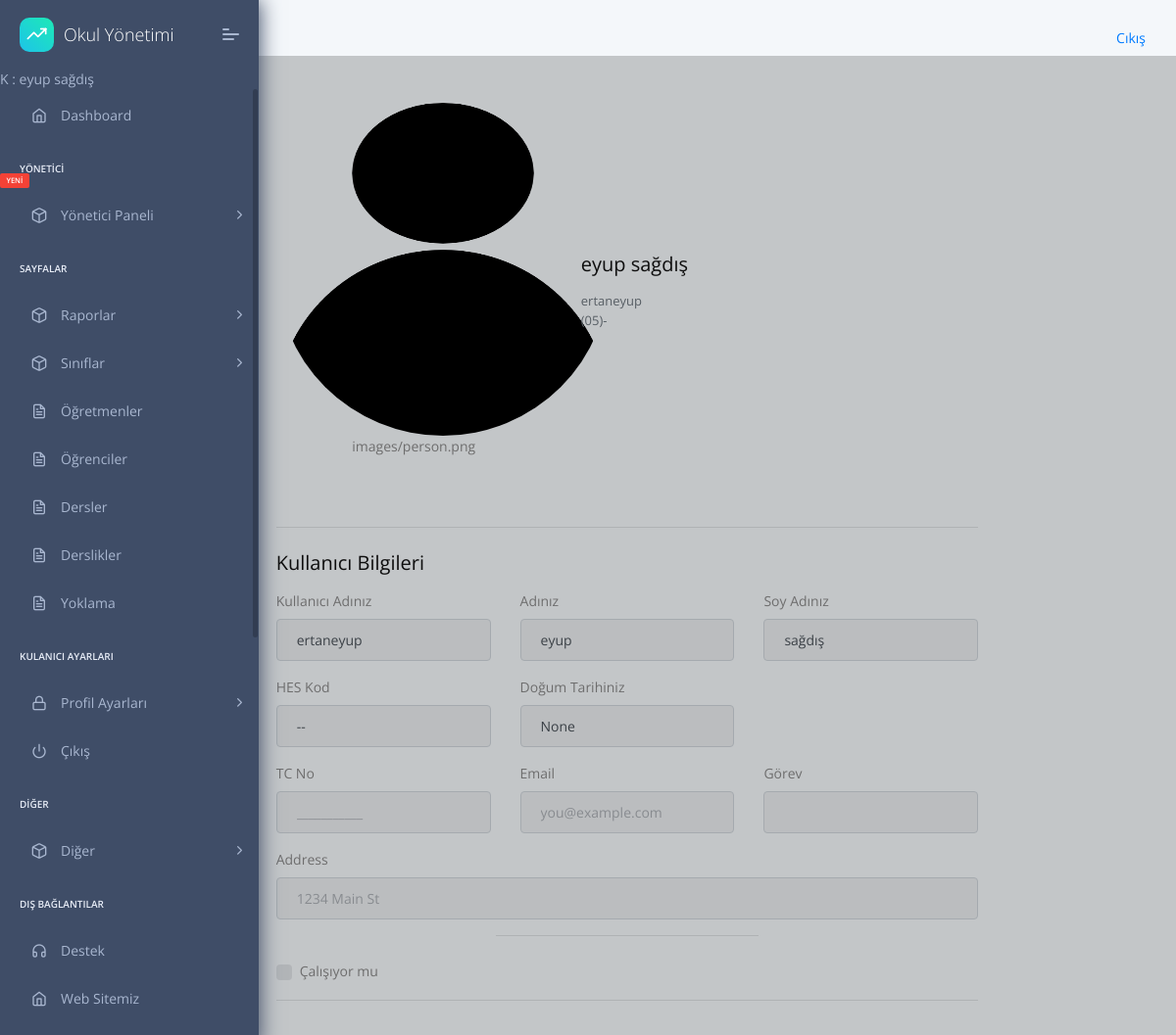
/view/7 (signed in), run on the app's committed database.
### apps/home/models.py (models this page shows, shortened)
class Profil(models.Model):
    user=models.OneToOneField(User,on_delete=models.CASCADE,related_name="user")
    TC=models.CharField(max_length=11,unique=True,validators=[validateEven],blank=True,null=True)# regex eklenecek, validasyon yapilacak
    image=models.ImageField(upload_to="images/ogretmenler/",blank=True,null=True,default='images/person.png')
    job=models.ForeignKey(JobsTable,on_delete=models.CASCADE,unique=False,blank=True,null=True)
    phone=models.CharField(validators=[validatePhone], max_length=17, blank=True,default="05",null=True,unique=False) # regex eklenecek, validasyon yapilacak
    adress=models.TextField(max_length=100,unique=False,blank=True,null=True)
    isWorking=models.BooleanField(default=True,unique=False,blank=True,null=True)
    HESCode=models.CharField(max_length=12,unique=True,validators=[validateHesCode],blank=True,null=True)
    birthdate=models.DateField(("Doğum Tarihiniz"), auto_now=False, auto_now_add=False,unique=False,blank=True,null=True)
    sexualChoice=(('Kız','Kız'),
              ('Erkek','Erkek'),
              ('Diger','Diğer'),
    )
    gender=CharField(max_length=10 ,choices=sexualChoice,unique=False,blank=True,null=True)

### apps/home/views.py (the view)
# urls.py: path('view/<int:pk>', views.profilView, name='users-view'),
@login_required(login_url="/login/")
def profilView(request,pk=None):
    detail = Profil.objects.get(id=pk)
    context={
        'detail':detail,
        'media_url':settings.MEDIA_URL
        }
    return render(request, "home/profilView.html", context)

### apps/templates/home/profilView.html (shortened to what this page needs)
{% extends "layouts/base.html" %}
{% block content %}
<div class="container">
    <div class="row justify-content-center">
        <div class="col-12 col-lg-10 col-xl-8 mx-auto">
            <div class="my-4">
                <form method="POST">
                    <div class="row mt-5 align-items-center">
                        <div class="col-md-5 text-center mb-5">
                            <div class="avatar avatar-xl">
                                <img src="{{detail.image.url}}" alt="..." class="avatar-img rounded-circle" width="340" height="340"/>
                                {{detail.image}}
                            </div>
                        </div>
                        <div class="col">
                            <div class="row align-items-center">
                                <div class="col-md-7">
                                    <h4 class="mb-1">{{detail.user.first_name}} {{detail.user.last_name}}</h4>
                                </div>
                            </div>
                            <div class="row mb-4">
                                <div class="col">
                                    <p class="small mb-0 text-muted">{{detail.user.username}}</p>
                                    <p class="small mb-0 text-muted">{{detail.phone}}</p>
                                </div>
                            </div>
                        </div>
                    </div>
                    <hr class="my-4" />
                    <div class="row">
                        <div class="col-md-12 order-md-1">
                          <h4 class="mb-3">Kullanıcı Bilgileri   </h4>
                          <form class="needs-validation" novalidate="" action="POST">
                            <div class="row">
                                <div class="col-md-4 mb-3">
                                    <label for="username">Kullanıcı Adınız</label>
                                    <div class="input-group">
                                      <input readonly type="text" class="form-control" id="username" placeholder="Username" required="" value={{detail.user.username}}>
                                    </div>
                                  </div>
                                <div class="col-md-4 mb-3">
                                <label for="firstName">Adınız</label>
                                <input readonly type="text" class="form-control" id="firstName" placeholder="" value="{{detail.user.first_name}}" required="">
                              </div>
                              <div class="col-md-4 mb-3">
                                <label for="lastName">Soy Adınız</label>
                                <input  readonly type="text" class="form-control" id="lastName" placeholder="" value="{{detail.user.last_name}}" required="">
                              </div>
                            </div>
                            <div class="row">
                              <div class="col-md-4 mb-3">
                                <label for="hescode">HES Kod</label>
                                <input readonly type="text" class="form-control" id="hescode" placeholder="____-____-_" value="{{detail.HESCode}}" required="">
                              </div>
                              <div class="col-md-4 mb-3">
                                <label readonly for="birthday">Doğum Tarihiniz</label>
                                <div class="input-group">
                                  <input readonly type="text" class="form-control" id="Test_DatetimeLocal" placeholder="Doğum Tarihiniz" required="" value="{{detail.birthdate}}">
                                </div>
                              </div>
                            </div>
                            <div class="row">
                                <div class="col-md-4 mb-3">
                                    <label for="TCnumber">TC No</label>
                                    <input readonly type="password" class="form-control" id="TCnumber" placeholder="___________" value="{{detail.TC}}" required="">
                                  </div>
                            <div class="col-md-4 mb-3">
                              <label for="email">Email </label>
                              <input readonly type="email" class="form-control" id="email" placeholder="you@example.com" value={{detail.user.email}}>
                            </div>
                            <div class="col-md-4  mb-3">
                              <label for="job">Görev</label>
                                <input readonly type="text" class="form-control" id="job" placeholder="" value={{detail.job.name}}>
                            </div>
                          </div>
                            <div class="mb-3">
                              <label for="address">Address</label>
                              <input readonly type="text" class="form-control" id="address" placeholder="1234 Main St" required="" value={{detail.adress}}>
                            </div>
                            <hr class="col-md-4 mb-4">
                            <div class="custom-control custom-checkbox">
                              <label class="custom-control-label" for="isWorking">Çalışıyor mu </label>
                            </div>
                            <hr class="mb-4">
                          </form>
                        </div>
                      </div>
                </form>
            </div>
        </div>
    </div>
    </div>
    {% endblock content %}

### apps/templates/includes/sidebar.html (shortened to what this page needs)
     <nav class="pcoded-navbar">
        <div class="navbar-wrapper">
            <div class="navbar-brand header-logo">
                <a target="_blank"
                href="#"
                   class="b-brand">
                    <div class="b-bg">
                        <i class="feather icon-trending-up"></i>
                    </div>
                    <span class="b-title">Okul Yönetimi</span>
                </a>
                <a class="mobile-menu" id="mobile-collapse" href="javascript:"><span></span></a>
            </div>
            <div class="nav-item">
                <span>K :  {{user.first_name}} {{user.last_name}}</span>
            </div>
            <div class="navbar-content scroll-div">
                <ul class="nav pcoded-inner-navbar">
                    <li class="nav-item {% if 'index' in segment %} active {% endif %}">
                        <a href="/" class="nav-link "><span class="pcoded-micon"><i class="feather icon-home"></i></span><span class="pcoded-mtext">Dashboard</span></a>
                    </li>
                    {% if user.is_staff %}
                    <li class="nav-item pcoded-menu-caption">
                        <label>Yönetici<span class="pcoded-badge label label-danger">YENİ</span></label>
                    </li>
                    <li data-username="basic components Button Alert Badges breadcrumb Paggination progress Tooltip popovers Carousel Cards Collapse Tabs pills Modal Grid System Typography Extra Shadows Embeds" class="nav-item pcoded-hasmenu">
                        <a href="javascript:" class="nav-link "><span class="pcoded-micon"><i class="feather icon-box"></i></span><span class="pcoded-mtext">Yönetici Paneli</span></a>
                        </li>
                    {% endif %}
                    <li class="nav-item pcoded-menu-caption">
                        <label>Sayfalar</label>
                    </li>
                    <li data-username="basic components Button Alert Badges breadcrumb Paggination progress Tooltip popovers Carousel Cards Collapse Tabs pills Modal Grid System Typography Extra Shadows Embeds" class="nav-item pcoded-hasmenu">
                        <a href="javascript:" class="nav-link "><span class="pcoded-micon"><i class="feather icon-box"></i></span><span class="pcoded-mtext">Raporlar</span></a>
                        </li>
                        <li data-username="basic components Button Alert Badges breadcrumb Paggination progress Tooltip popovers Carousel Cards Collapse Tabs pills Modal Grid System Typography Extra Shadows Embeds" class="nav-item pcoded-hasmenu">
                        <a href="javascript:" class="nav-link"><span class="pcoded-micon"><i class="feather icon-box"></i></span><span class="pcoded-mtext">Sınıflar</span></a>
                    </li>
                    <li data-username="form elements advance componant validation masking wizard picker select"
                        class="nav-item {% if 'usr-ogretmenler' in segment %} active {% endif %}">
                        <a href="/usr-ogretmenler.html" class="nav-link "><span class="pcoded-micon"><i class="feather icon-file-text"></i></span><span class="pcoded-mtext">Öğretmenler</span></a>
                    </li>
                    <li data-username="form elements advance componant validation masking wizard picker select"
                        class="nav-item {% if 'usr-ogrenciler' in segment %} active {% endif %}">
                        <a href="/usr-ogrenciler.html" class="nav-link "><span class="pcoded-micon"><i class="feather icon-file-text"></i></span><span class="pcoded-mtext">Öğrenciler</span></a>
                    </li>
                    <li data-username="form elements advance componant validation masking wizard picker select"
                        class="nav-item {% if 'page-dersler' in segment %} active {% endif %}">
                        <a href="/page-dersler.html" class="nav-link "><span class="pcoded-micon"><i class="feather icon-file-text"></i></span><span class="pcoded-mtext">Dersler</span></a>
                    </li>
                    <li data-username="form elements advance componant validation masking wizard picker select"
                        class="nav-item {% if 'page-dersler' in segment %} active {% endif %}">
                        <a href="/page-blank.html" class="nav-link "><span class="pcoded-micon"><i class="feather icon-file-text"></i></span><span class="pcoded-mtext">Derslikler</span></a>
                    </li>
                    <li data-username="form elements advance componant validation masking wizard picker select"
                        class="nav-item {% if 'page-dersler' in segment %} active {% endif %}">
                        <a href="/page-blank.html" class="nav-link "><span class="pcoded-micon"><i class="feather icon-file-text"></i></span><span class="pcoded-mtext">Yoklama</span></a>
                    </li>
                    <li class="nav-item pcoded-menu-caption">
                        <label>Kulanıcı Ayarları</label>
                    </li>
                    <li data-username="Authentication Sign up Sign in reset password Change password Personal information profile settings map form subscribe" class="nav-item pcoded-hasmenu">
                        <a href="javascript:" class="nav-link "><span class="pcoded-micon"><i class="feather icon-lock"></i></span><span class="pcoded-mtext">Profil Ayarları</span></a>
                    </li>
                    <li data-username="Disabled Menu" class="nav-item">
                        <a href="{% url 'logout' %}" class="nav-link">
                            <span class="pcoded-micon"><i class="feather icon-power"></i></span><span class="pcoded-mtext">Çıkış</span>
                        </a>
                    </li>
                    <li class="nav-item pcoded-menu-caption">
                        <label>Diğer</label>
                    </li>
                    <li data-username="basic components Button Alert Badges breadcrumb Paggination progress Tooltip popovers Carousel Cards Collapse Tabs pills Modal Grid System Typography Extra Shadows Embeds" class="nav-item pcoded-hasmenu">
                        <a href="javascript:" class="nav-link "><span class="pcoded-micon"><i class="feather icon-box"></i></span><span class="pcoded-mtext">Diğer</span></a>
                        </li>
                    <li class="nav-item pcoded-menu-caption">
                        <label>Dış Bağlantılar</label>
                    </li>
                    <li data-username="Support Page" class="nav-item ">
                        <a target="_blank" href="http://www.iaosbnedimuysalatl.k12.tr/iletisim" class="nav-link">
                            <span class="pcoded-micon">
                                <i class="feather icon-headphones"></i>
                            </span>
                            <span class="pcoded-mtext">Destek</span>
                        </a>
                    </li>
                    <li data-username="Support Page" class="nav-item ">
                        <a target="_blank" href="http://www.iaosbnedimuysalatl.k12.tr" class="nav-link">
                            <span class="pcoded-micon">
                                <i class="feather icon-home"></i>
                            </span>
                            <span class="pcoded-mtext">Web Sitemiz</span>
                        </a>
                    </li>
                </ul>
            </div>
        </div>
    </nav>

### data on the page
Profil: image (picture), image "images/person.png", user.first_name "eyup", user.last_name "sağdış", user.username "ertaneyup", phone "(05)-", HESCode "--", birthdate "None"

### other printed values
{{ user.first_name }} "eyup"
{{ user.last_name }} "sağdış"
